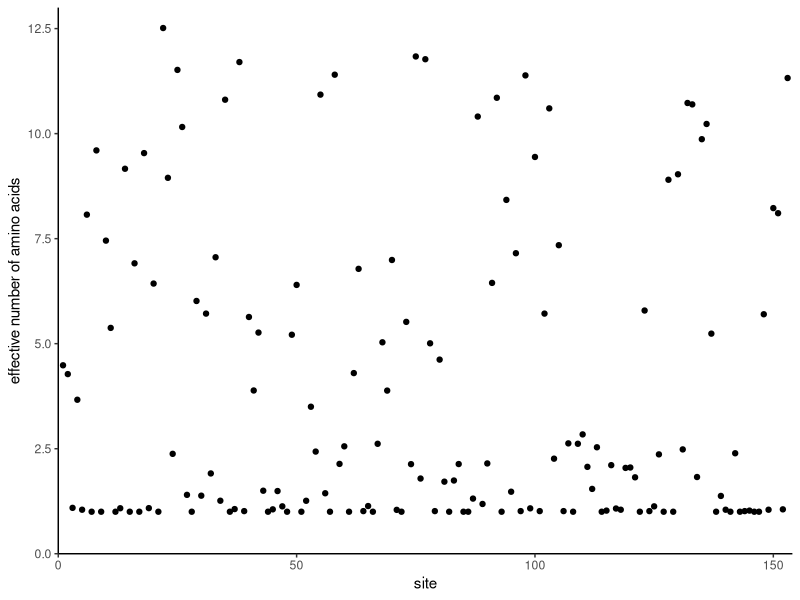

Write R code to recreate this figure.
library(tidyverse)
library(stringr)
library(cowplot)
library(broom)
theme_set(theme_cowplot())

# read in data
alignment <-read_csv("data/simulated/results_1B4T_A_evolved_split.csv", col_types = cols(.default = "c")) 

# tidy data used for null
alignment %>% 
  mutate(sequence = as.numeric(1:nrow(alignment)) ) %>% 
  gather(key = "site", value = "aa", 1:153) -> tidy_align  

tidy_align$site = as.numeric(tidy_align$site) 


#---------- ACTUAL DISTRIBUTION ----------
# determine the number of each AA at each site
tidy_align %>% 
  group_by(site, aa) %>% 
  summarize(count = n()) -> site_aa_count

empty_counts <- data_frame(aa = c('A', 'C', 'D', 'E', 'F', 'G', 'H', 'I', 'K', 'L', 'M', 'N', 'P', 'Q', 'R', 'S', 'T', 'V', 'W', 'Y'), 
                           count = rep(0, 20))

# 1. First write a function that can take a data frame with amino acids at one site, and return a data frame with counts, including zeros.
count_by_site <- function(site_df) {
  site_df %>% 
    group_by(aa) %>% 
    summarize(count = n()) -> counts
  full_join(counts, anti_join(empty_counts, counts, by = 'aa'))
}

# 2. Then call that function for all sites and combine the resulting data frames.
tidy_align %>% nest(-site) %>%
  mutate(counts = map(data, count_by_site)) %>%
  dplyr::select(-data) %>%   # use sessionInfo() to find what packages are loaded, conflicted package to give warnings
  unnest() -> all_count


#----------- ESTIMATED DISTRIBUTION ------------
# USING ONLY OBSERVED AA
# order aa by relative frequency
all_count %>%
  arrange(all_count$site, desc(count)) -> ordered_count

# make the categorical variable (aa) numerical (k) by numbering aa's 1-20 in order of freq
ordered_count %>%
  group_by(site) %>%
  mutate(k = as.numeric(1:20)) -> ordered_count

# remove aa with zero values
ordered_count %>%
  filter(count > 0) -> observed_aa

# count relative to most frequent - rescale to 1 for highly conserved sites
observed_aa %>%
  group_by(site) %>%
  mutate(rel_count = count/max(count)) -> observed_aa

# log-transformed data
observed_aa %>%
  mutate(ln_count = log(rel_count)) -> observed_aa 

# fit to a linear function, using map and BROOM 
# SET INTERCEPT TO 0
observed_aa %>% nest(-site) %>%
  mutate(fit = map(data, ~ lm(ln_count ~ 0 + k, data = .)),
         #intercept = map_dbl(fit, ~ (.)$coefficients[1]),
         slope = map_dbl(fit, ~ (.)$coefficients[1])) %>% 
  select(-data, -fit) -> observed_fits

# data frame with slope from linear fit to log transformed data - slope = gamma, intercept = 0
#head(observed_fits)

# visualize the distribution (at a given site) with linear fits
# NOTE: sites that are highly conserved for a single aa still look exponential in log scale (see sites 3 and 9 as example) 3, 6, 33
# library(forcats)
# observed_aa %>%
#   filter(site==3) %>%
#   ggplot() + 
#   geom_point(aes(x = fct_inorder(aa), y = ln_count)) +
#   geom_abline(intercept = 0, slope = -1.9044913) + # NOTE: look up slope from ordered_fits dataframe
#   ggtitle("site = 3") +
#   xlab("ordered aa") +
#   ylab("ln(count)") #-> p1
# plot_grid(p1, p2, p3, p4, ncol = 2) -> p
# title2 <- ggdraw() + 
#   draw_label("Linear fit to log-transformed distribution",
#              fontface = 'bold')
# plot_grid(title2, p, ncol = 1, rel_heights = c(0.1, 1))


# estimate the distribution
# only for observed
# observed_aa %>%
#   left_join(observed_fits, by = "site") %>%
#   mutate(est_dist = exp(k*slope)) -> observed_aa

ordered_count %>% 
  left_join(observed_fits, by = "site") %>%
  mutate(est_dist = exp(k*slope)) -> ordered_count

# rescale to compare w raw count
ordered_count %>%
  group_by(site) %>%
  mutate(est_rel = est_dist/sum(est_dist)) %>%
  mutate(est_count = sum(count)*est_rel) -> ordered_count

# visual comparison
# ordered_count %>%
#   filter(site == 3) %>%
#   ggplot(aes(x = k)) +
#   geom_point(aes(y = count, color = "steelblue")) +
#   geom_point(aes(y = est_count, color = "violetred")) +
#   scale_color_manual(name = "distribution",  
#                      values = c("steelblue" = "steelblue", "violetred" = "violetred"), 
#                      labels = c("actual", "estimated")) +
#   ggtitle("site = 3") 

ordered_count %>%
  filter(site == 35) %>%
  ggplot(aes(x = k)) +
  geom_bar(aes(y = count), fill = "grey", stat='identity') +
  geom_point(aes(y = est_count, color = "violetred")) +
  geom_line(aes(y = est_count, color = "violetred"), size = 1) +
  scale_color_manual(name = "distribution",
                     values = c("grey" = "grey", "violetred" = "violetred"),
                     labels = c("actual", "estimated"))  +
  labs(x = "Amino acids ranked, k", y = "Count") +
  theme(legend.position = "none",
        axis.ticks.y = ) +
  scale_x_discrete(limits = c(5,10,15,20), expand = c(0,0)) +
  scale_y_discrete(limits = c(0,25,50,75,100), expand = c(0,0)) -> fig1

save_plot("figure1.pdf", fig1, ncol = 1, nrow = 1, base_height = 3.71,
          base_asp = 1.618, base_width = NULL)


#------- CHI-SQUARED: ACTUAL VS. ESTIMATED DIST -------
# use raw count
ordered_count %>% nest(-site) %>%
  mutate(chisq = map(data, ~ sum(((.$count - .$est_count)^2)/.$est_count)),
         p_value = map_dbl(chisq, ~ pchisq(., 18, lower.tail=FALSE))) %>% 
  select(-data) %>%
  mutate(p.adjusted = p.adjust(p_value, method= "fdr")) -> chisq_results

chisq_results %>%
  mutate(result = "pass") -> chisq_results

chisq_results$result[chisq_results$p.adjusted < 0.05] <- "fail"

chisq_results %>% filter(result == "fail") %>% nrow()/nrow(chisq_results)

# test manually for a few sites
df1 <- filter(ordered_count, site == 1)
chisq1 <- sum(((df1$count - df1$est_count)^2)/df1$est_count)
pchisq(chisq1, 18, lower.tail = FALSE)


#------- EFFECTIVE NUMBER OF AMINO ACIDS --------
# site_aa_count is actual dist. DOES NOT CONTAIN AA AT ZERO

# site_aa_count %>% 
#   group_by(site) %>%
#   mutate(frequency = (count)/sum(count)) -> site_aa_freq

observed_aa %>%
  group_by(site) %>%
  mutate(frequency = (count)/sum(count)) -> site_aa_freq

site_aa_freq %>% 
  mutate(flnf = frequency*log(frequency)) %>%
  group_by(site) %>% 
  summarize(entropy = -sum(flnf),
            eff_aa = exp(entropy),
            n = length(unique(aa))) -> eff_aa_all

head(eff_aa_all)

eff_aa_all %>% 
  ggplot(aes(x=site, y=eff_aa)) + geom_point() + 
  #geom_smooth(se=F) +
  ylab("effective number of amino acids") +
  scale_x_continuous(limits = c(0, 154), expand = c(0, 0)) + 
  scale_y_continuous(limits = c(0,13), expand = c(0, 0)) + 
  theme_classic()

#------- RELATIONSHIP BETWEEN GAMMA & EFF AA -------
observed_fits %>%
  left_join(eff_aa_all) %>% 
  select(site, slope, eff_aa)-> gam_v_effaa

gam_v_effaa %>%
  left_join(chisq_results) %>% 
  select(site, slope, eff_aa, result) -> gam_v_effaa

# theoretical prediction
neff2 <- function(lambda_inv) {
  lambda <- 1/lambda_inv
  pi <- lambda*exp(-lambda*(0:19))
  C <- sum(pi)
  pi <- pi/C
  exp(-sum(pi*log(pi)))
}

df_theory2 <- data.frame(lambda_inv = (0:-100)/10, ne = vapply((0:-100)/10, neff2, numeric(1)))

ggplot(gam_v_effaa, aes(x = eff_aa, y = 1/slope)) + 
  geom_point(aes(color = result)) +
  geom_line(data = df_theory2, aes(ne, lambda_inv), inherit.aes = FALSE, size = 1) +
  #ggtitle("1B4T_A") +
  #ylim(-10,1000) ++
  labs(x = "Effective number of amino acids", y = expression(~lambda^-1)) +
  theme(legend.position = "none") +
  scale_x_continuous(breaks = c(5,10,15), limits = c(1,17), expand = c(0,0)) +
  scale_y_continuous(limits = c(-10,0.1), expand = c(0,0)) -> fig2

save_plot("figure2.pdf", fig2, ncol = 1, nrow = 1, base_height = 3.71,
          base_asp = 1.618, base_width = NULL)
